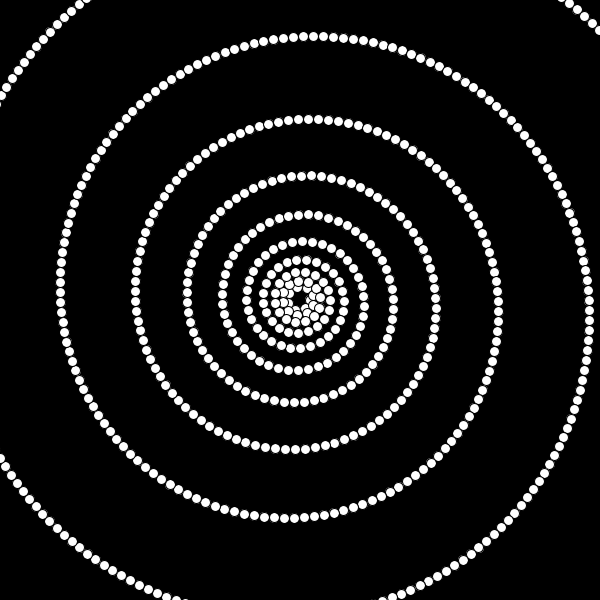
Frame 1 (no input)
Frame 60 (the mouse pressed at the canvas centre just before this capture): identical to frame 1, image omitted
Frame 120 (the mouse held since frame 60 and released just before this capture): identical to frame 1, image omitted

The Processing sketch that drew this single still picture (run headless with seeded random() and noise(); from frame 60 on, the mouse is pressed at the canvas centre):

// Processing sketch: Tunnel_001
// ── Tunnel_001.pde
float x;
float y;

float curAngle = 0;
float startAngle = 0;

float diam = 10;
float radius = 10;

float speed = 0;

void setup()
{
  size(600, 600);
  fill(255);
}

void draw()
{
  background(0);

  for (int i = 0; i < 800; i++)
  {
    x = (cos(curAngle) * radius) + width/2;
    y = (sin(curAngle) * radius) + height/2;
 
    ellipse(x, y, diam, diam);
    
    curAngle += diam/radius;
    radius += 0.6;
  }
  
  radius = 10;
  startAngle += speed;
  curAngle = startAngle;
}

void keyPressed()
{
  if(key == 'a' || key == 'A') {
    speed += 0.01;
  } else if (key == 's' || key =='S') {
    speed -= 0.01;
  }
}
